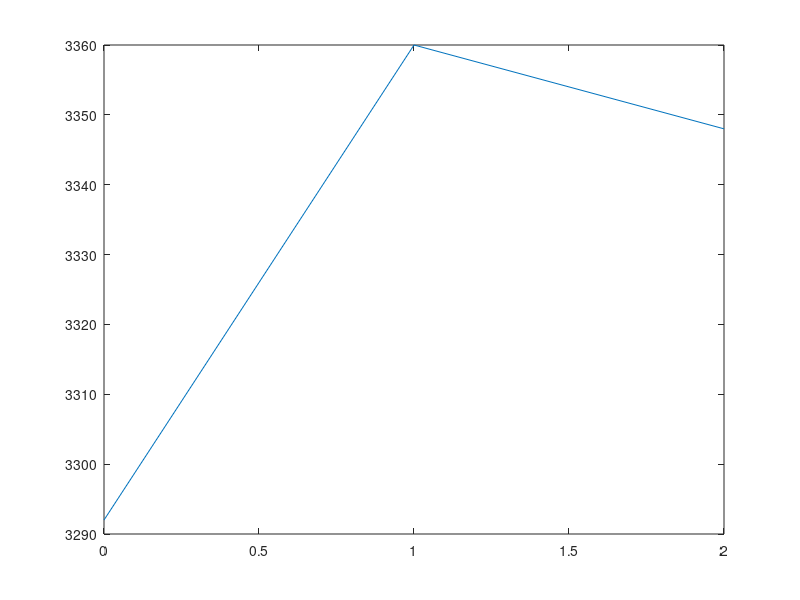

The MATLAB script that drew this image:
% Plots a distribution of numbers for seeing how random they are

x = [0; 1; 2];
y = zeros(3,1);

for i = 1:10000
	random_test = floor(3*rand(1));
	y(random_test + 1) = y(random_test + 1) + 1;
end

x
y

plot(x,y)

